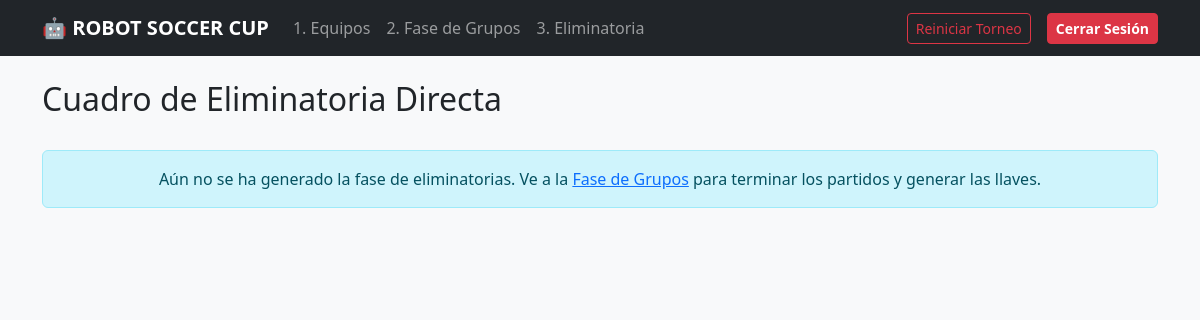
/eliminatoria (signed in), run on an earlier commit of the app's database.
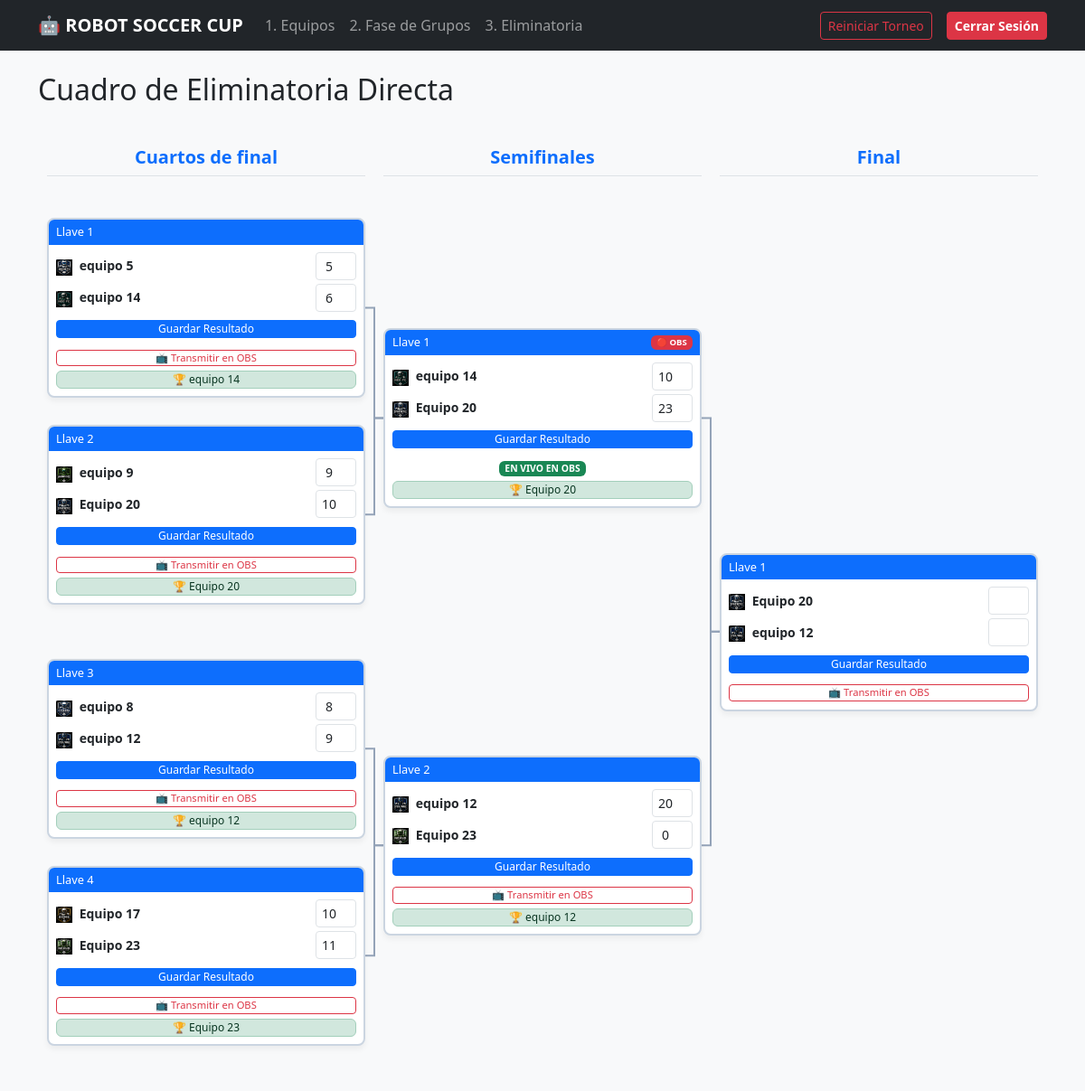
And on a later commit of the database.
### app.py (models this page shows)
class PartidoKO(db.Model):
    id = db.Column(db.Integer, primary_key=True)
    ronda = db.Column(db.Integer, nullable=False)
    nombre_ronda = db.Column(db.String(50), nullable=False)
    posicion = db.Column(db.Integer, nullable=False)
    local_id = db.Column(db.Integer, db.ForeignKey('equipo.id'), nullable=True)
    visita_id = db.Column(db.Integer, db.ForeignKey('equipo.id'), nullable=True)
    gl = db.Column(db.Integer, nullable=True)
    gv = db.Column(db.Integer, nullable=True)
    pen_l = db.Column(db.Integer, nullable=True)
    pen_v = db.Column(db.Integer, nullable=True)
    activo = db.Column(db.Boolean, default=False)
    ganador_id = db.Column(db.Integer, db.ForeignKey('equipo.id'), nullable=True)
    local = db.relationship('Equipo', foreign_keys=[local_id])
    visita = db.relationship('Equipo', foreign_keys=[visita_id])
    ganador = db.relationship('Equipo', foreign_keys=[ganador_id])

class Equipo(db.Model):
    id = db.Column(db.Integer, primary_key=True)
    nombre = db.Column(db.String(80), unique=True, nullable=False)
    integrante1 = db.Column(db.String(80), nullable=False)
    integrante2 = db.Column(db.String(80), nullable=False)
    escudo = db.Column(db.String(200), nullable=False)
    grupo_id = db.Column(db.Integer, db.ForeignKey('grupo.id'), nullable=True)

### app.py (the view)
@app.route('/eliminatoria', methods=['GET'])
@login_requerido
def eliminatoria():
    partidos = PartidoKO.query.order_by(PartidoKO.ronda, PartidoKO.posicion).all()
    rondas = {}
    for p in partidos:
        if p.ronda not in rondas:
            rondas[p.ronda] = {'nombre': p.nombre_ronda, 'partidos': []}
        rondas[p.ronda]['partidos'].append(p)
    return render_template('eliminatoria.html', rondas=rondas)

### app.py (called while the page is built)
def login_requerido(f):
    @wraps(f)
    def decorated_function(*args, **kwargs):
        if not session.get('logged_in'):
            flash('Debes iniciar sesión para realizar cambios.', 'warning')
            return redirect(url_for('login'))
        return f(*args, **kwargs)
    return decorated_function

### templates/eliminatoria.html (shortened to what the changed rows need)
{% extends 'base.html' %}
{% block content %}
<div class="d-flex justify-content-between align-items-center mb-3">
    <h2>Cuadro de Eliminatoria Directa</h2>
</div>
{% if not rondas %}
    <div class="alert alert-info text-center mt-4">
        Aún no se ha generado la fase de eliminatorias. Ve a la <a href="{{ url_for('grupos') }}">Fase de Grupos</a> para terminar los partidos y generar las llaves.
    </div>
{% else %}
    <div class="bracket-container" id="bracket-container">
        <svg id="bracket-svg"></svg>
        <div class="bracket-wrapper">
            {% for ronda_num, info in rondas.items() %}
            <div class="bracket-column" data-ronda="{{ ronda_num }}">
                <h5 class="text-center text-primary fw-bold mb-3 border-bottom pb-2">{{ info.nombre }}</h5>
                {% for p in info.partidos %}
                    {% if loop.index0 % 2 == 0 %}
                        <div class="bracket-match-pair">
                    {% endif %}
                    <div class="match-card" data-ronda="{{ p.ronda }}" data-posicion="{{ p.posicion }}">
                        <div class="match-header d-flex justify-content-between align-items-center">
                            <span>Llave {{ p.posicion + 1 }}</span>
                            {% if p.activo %}
                                <span class="badge bg-danger">🔴 OBS</span>
                            {% endif %}
                        </div>
                        <div class="p-2">
                            <form class="ajax-form-ko">
                                <div class="d-flex justify-content-between align-items-center mb-1">
                                    <span class="small text-truncate" style="max-width: 170px;">
                                        {% if p.local %}
                                            <img src="{{ url_for('static', filename='uploads/' + p.local.escudo) }}" width="18" height="18" class="me-1">
                                            <strong>{{ p.local.nombre }}</strong>
                                        {% else %}
                                            <em class="text-muted">Por definir</em>
                                        {% endif %}
                                    </span>
                                    <input type="number" name="gl" class="form-control form-control-sm text-center px-1" style="width: 45px;" value="{{ p.gl if p.gl is not none else '' }}" >
                                </div>
                                <div class="d-flex justify-content-between align-items-center mb-2">
                                    <span class="small text-truncate" style="max-width: 170px;">
                                        {% if p.visita %}
                                            <img src="{{ url_for('static', filename='uploads/' + p.visita.escudo) }}" width="18" height="18" class="me-1">
                                            <strong>{{ p.visita.nombre }}</strong>
                                        {% else %}
                                            <em class="text-muted">Por definir</em>
                                        {% endif %}
                                    </span>
                                    <input type="number" name="gv" class="form-control form-control-sm text-center px-1" style="width: 45px;" value="{{ p.gv if p.gv is not none else '' }}" >
                                </div>
                                {% if session.get('logged_in') and p.local and p.visita %}
                                    <button type="submit" class="btn btn-sm btn-primary w-100 py-0 mb-1" style="font-size: 0.75rem;">Guardar Resultado</button>
                                {% endif %}
                            </form>
                            {% if session.get('logged_in') and p.local and p.visita %}
                            <div class="text-center mt-1 obs-action-container" data-tipo="ko" data-id="{{ p.id }}">
                                {% if p.activo %}
                                    <span class="badge bg-success" style="font-size: 0.65rem;">EN VIVO EN OBS</span>
                                {% else %}
                                    <form class="ajax-form-obs d-inline" action="{{ url_for('api_activar_partido', tipo='ko', partido_id=p.id) }}" method="POST">
                                        <button type="submit" class="btn btn-sm btn-outline-danger py-0 w-100" style="font-size: 0.7rem;">📺 Transmitir en OBS</button>
                                    </form>
                                {% endif %}
                            </div>
                            {% endif %}
                            {% if p.ganador %}
                                <div class="alert alert-success text-center mb-0 mt-1 py-0 small" style="font-size: 0.75rem;">
                                    🏆 {{ p.ganador.nombre }}
                                </div>
                            {% endif %}
                        </div>
                    </div>
                    {% if loop.index0 % 2 != 0 or loop.last %}
                        </div>
                    {% endif %}
                {% endfor %}
            </div>
            {% endfor %}
        </div>
    </div>
{% endif %}
{% endblock %}

What changed in the data, as far as the page shows it:
added PartidoKO: nombre "Cuartos de final", p.posicion+1 "1", escudo (picture), local.nombre "equipo 5", gl "5", visita.nombre "equipo 14", gv "6", ganador.nombre "equipo 14"
added PartidoKO: p.posicion+1 "2", escudo (picture), local.nombre "equipo 9", gl "9", visita.nombre "Equipo 20", gv "10", ganador.nombre "Equipo 20", shown under "Cuartos de final"
added PartidoKO: p.posicion+1 "3", escudo (picture), local.nombre "equipo 8", gl "8", visita.nombre "equipo 12", gv "9", ganador.nombre "equipo 12", shown under "Cuartos de final"
added PartidoKO: p.posicion+1 "4", escudo (picture), local.nombre "Equipo 17", gl "10", visita.nombre "Equipo 23", gv "11", ganador.nombre "Equipo 23", shown under "Cuartos de final"
added PartidoKO: nombre "Semifinales", p.posicion+1 "1", activo "🔴 OBS", escudo (picture), local.nombre "equipo 14", gl "10", visita.nombre "Equipo 20", gv "23", ganador.nombre "Equipo 20"
added PartidoKO: p.posicion+1 "2", escudo (picture), local.nombre "equipo 12", gl "20", visita.nombre "Equipo 23", gv "0", ganador.nombre "equipo 12", shown under "Semifinales"
added PartidoKO: nombre "Final", p.posicion+1 "1", escudo (picture), local.nombre "Equipo 20", visita.nombre "equipo 12"
Also different on the page:
text no longer shown: "Aún no se ha generado la fase de eliminatorias. Ve a la Fase de Grupos para terminar los partidos y generar las llaves."
